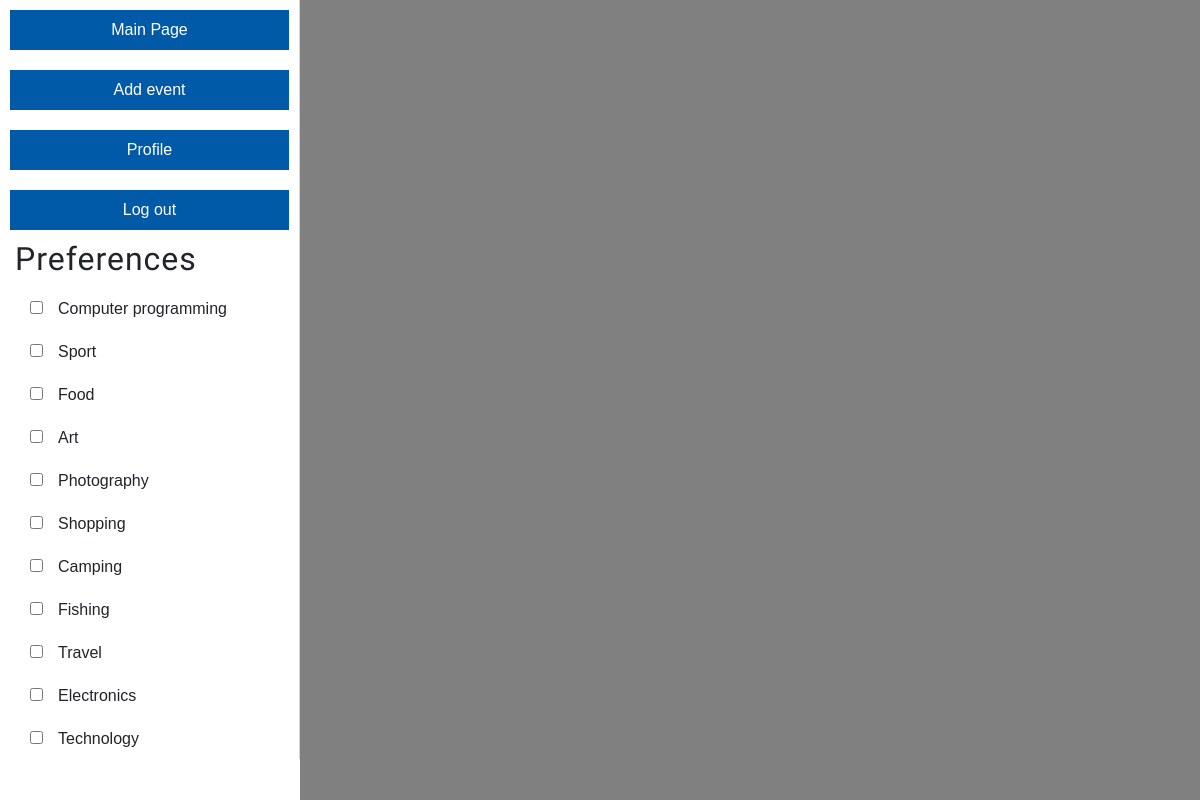
The page /HomePage.php (signed in) on the database its author committed.
### tables this page shows
CREATE TABLE `preferences` (
  `id` int(11) NOT NULL,
  `name` varchar(30) NOT NULL
);

### HomePage.php (the view, shortened to what this page needs)
<!DOCTYPE html>
<html lang="en">
  <head>
    <link rel="stylesheet" type="text/css" href="https://js.api.here.com/v3/3.0/mapsjs-ui.css?dp-version=1533195059" />
    <link href="vendor/bootstrap/css/bootstrap.min.css" rel="stylesheet">
    <link href="vendor/fontawesome-free/css/all.min.css" rel="stylesheet">
    <link rel="stylesheet" href="vendor/simple-line-icons/css/simple-line-icons.css">
    <link href="css/all.css" rel="stylesheet">
  </head>
  <body>
      <div class="container-fluid" style="padding-right:0px !important; padding-left:0px !important; padding-top:0px !important; ">
        <div class="row sidebar">
          <a href="/" class="MainPage">Main Page</a>
            <a href="/addevent.php" class="MainPage">Add event</a>
                        <a href="/myevents.php" class="MainPage">Profile</a>
              <a href="/imports/functions/logout.php" class="MainPage">Log out</a>
            <div class="container">
              <h2>Preferences</h2>
              <?php
              include("imports/functions/db_connect.php");
              $id = $_SESSION['id'];
              $user_p = $dbh->query("SELECT preferences FROM users WHERE id='$id'");
              $user_p = $user_p->fetch();
              $user_p = explode(',',$user_p[0]);
              $preferencesList = [];
              foreach($user_p as $perf){
                $stmt = $dbh->query("SELECT name FROM preferences WHERE id='$perf'");
                $stmt = $stmt->fetch();
                array_push($preferencesList, $stmt[0]);
              }
              $query = $dbh->query("SELECT id, name FROM preferences");
              $res = $query->fetchAll();
              foreach($res as $row) {
                if(in_array($row['name'], $preferencesList))
                  echo ('<input data="'.$row[0].'" type="checkbox" id="c'.$row[0].'" name="c'.$row[0].'" value="'.$row[1].'" checked>'.$row[1].'<br>');
                else
                   echo ('<input data="'.$row[0].'" type="checkbox" id="c'.$row[0].'" name="c'.$row[0].'" value="'.$row[1].'">'.$row[1].'<br>');
              }
              ?>
            </div>
    </div>
    <div class="row mapMain">
      <div id="map" style="width: 100vw; height: 100vh; background: grey" />
      </div>
    </div>
  </body>
</html>

### css/all.css (style rules this page uses)
html, body { width: 100%; font-family: 'Montserrat', sans-serif !important; height: 100%; }
body { font-family: 'Muli', 'Helvetica', 'Arial', 'sans-serif'; }
.sidebar { float:left; width:25% !important; margin:0; padding:0px; border-right:1px solid lightgray; background-color: white; }
a { color: #fdcc52; -webkit-transition: all .35s; transition: all .35s; }
h1, h2, h3, h4, h5, h6 { font-family: 'Catamaran', 'Helvetica', 'Arial', 'sans-serif'; font-weight: 200; letter-spacing: 1px; }
.MainPage { text-decoration:none !important; text-align:center; height: fit-content; width:100%; margin:10px; padding:1vh !important; color:white; background-color: #005AA7; }

### HomePage.php (style rules this page uses)
input { margin:15px !important; }

### rows shown on the page
preferences: name "Computer programming"
preferences: name "Sport"
preferences: name "Food"
preferences: name "Art"
preferences: name "Photography"
preferences: name "Shopping"
preferences: name "Camping"
preferences: name "Fishing"
preferences: name "Travel"
preferences: name "Electronics"
preferences: name "Technology"
